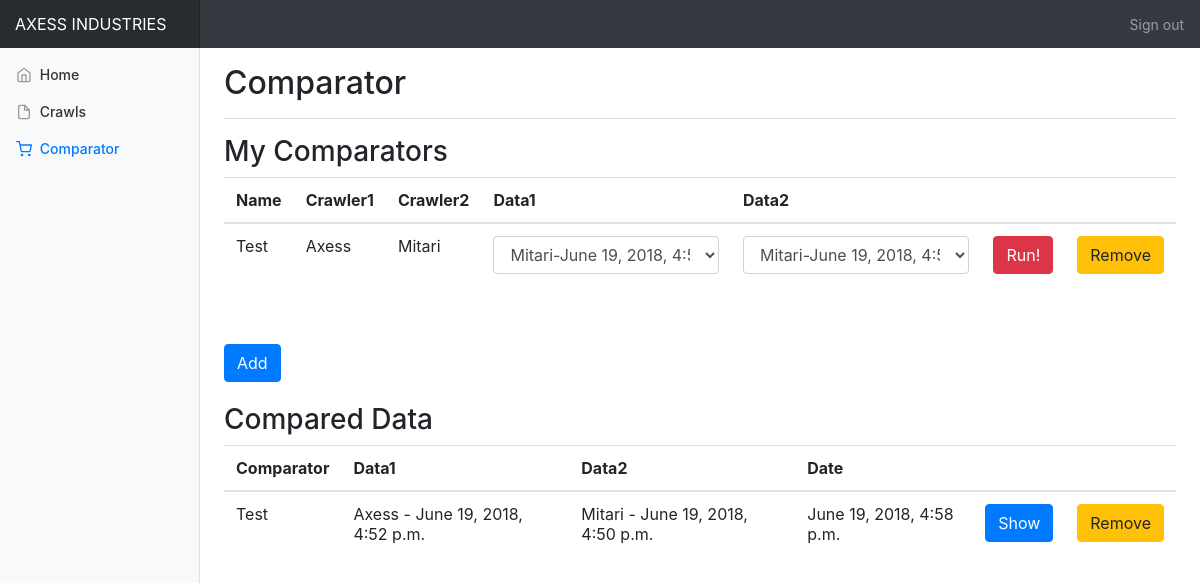
The app's page /comparatorpage/, older data.
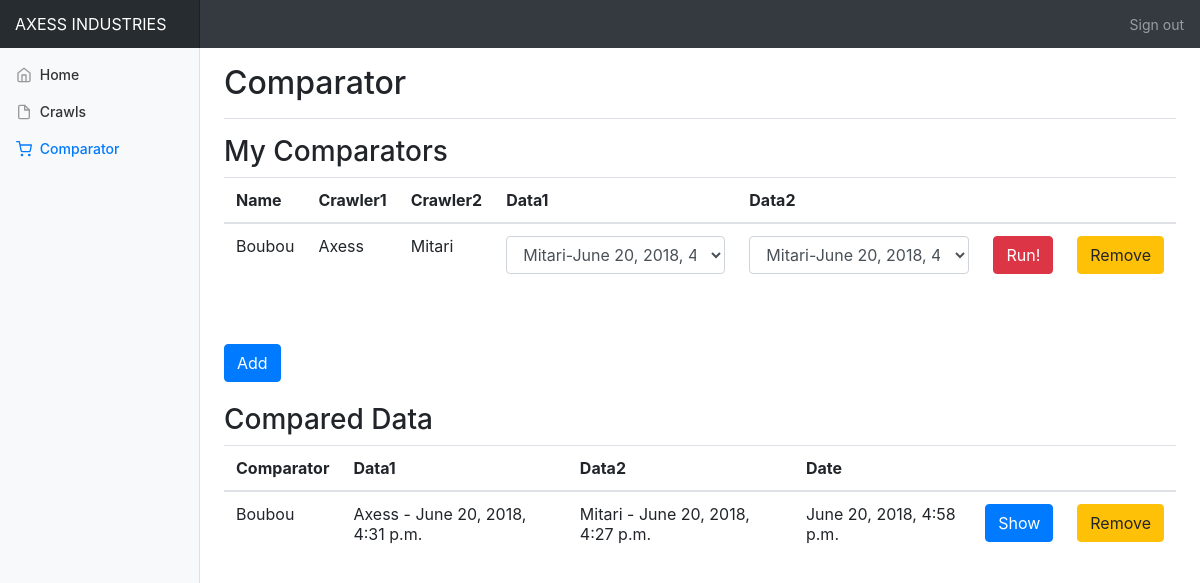
The same page, newer data.
### mainapp/models.py (models this page shows, shortened)
class Comparator(models.Model):
    name = models.TextField()
    model1 = models.ForeignKey(CrawlerModel, related_name="model1", on_delete=models.CASCADE)
    model2 = models.ForeignKey(CrawlerModel, related_name="model2", on_delete=models.CASCADE)
    fields = models.TextField()
    running = models.BooleanField(default=False)

class CrawlerModel(models.Model):
    name = models.TextField()
    url = models.TextField()
    attributesJson = models.TextField()
    running = models.BooleanField(default=False)

class ComparedData(models.Model):
    date = models.DateTimeField(default=timezone.now)
    data = models.TextField()
    comparator = models.ForeignKey(Comparator, on_delete=models.CASCADE)
    item1 = models.ForeignKey(ScrapyItem, related_name="item1", on_delete=models.CASCADE)
    item2 = models.ForeignKey(ScrapyItem, related_name="item2", on_delete=models.CASCADE)

class ScrapyItem(models.Model):
    unique_id = models.CharField(max_length=100, null=True)
    data = models.TextField()
    date = models.DateTimeField(default=timezone.now)
    crawler = models.ForeignKey(CrawlerModel, on_delete=models.CASCADE)

### mainapp/views.py (the view)
# urls.py: path('comparatorpage/', views.comparatorpage, name='comparatorpage'),
def comparatorpage(request):
    comparators = Comparator.objects.all()
    datas = ScrapyItem.objects.all()
    compared_data = ComparedData.objects.all()
    return render(request, 'mainapp/comparatorpage.html', {'datas': datas, 'comparators' : comparators, 'compared_data' : compared_data})

### templates/mainapp/comparatorpage.html (shortened to what this page needs)
{% extends 'mainapp/base_dashboard.html' %}
{% block titlebar %}
    <h1 class="h2">Comparator</h1>
{% endblock %}
{% block content %}
    <h3>My Comparators</h3>
     <table class="table">
    <thead>
      <tr>
        <th>Name</th>
        <th>Crawler1</th>
          <th>Crawler2</th>
          <th>Data1</th>
          <th>Data2</th>
          <th></th>
        <th> </th>
      </tr>
    </thead>
    <tbody>
    {% for comparator in comparators %}
        <tr>
        <td>{{ comparator.name }}</td>
        <td>{{ comparator.model1.name }}</td>
        <td>{{ comparator.model2.name }}</td>
        <form action="{% url 'mainapp:launch_comparator' %}" method="post">
        <td><select class="form-control" name="data1">
            {% for data in datas %}
                <option value="{{data.id}}">{{data.crawler.name}}-{{data.date}}</option>
            {% endfor %}
        </select></td>
        <td><select class="form-control" name="data2">
            {% for data in datas %}
                <option value="{{data.id}}">{{data.crawler.name}}-{{data.date}}</option>
            {% endfor %}
        </select></td>
        <td>{% if comparator.running == True %}Running
          {% else %}
          <input type="submit" role="button" class="btn btn-danger" value="Run!">
      {% endif %}</td>
      <td><a href="{% url 'mainapp:remove_comparator' comparator.id %}" role="button" class="btn btn-warning">Remove</a></td>
      </form>
        </tr>
    {% endfor %}
    </tbody>
  </table>
    <br><br>
   <a href="{% url 'mainapp:add_comparator_form' %}" role="button" class="btn btn-primary">Add</a>
   <br><br>
   <h3>Compared Data</h3>
     <table class="table">
    <thead>
      <tr>
        <th>Comparator</th>
        <th>Data1</th>
          <th>Data2</th>
        <th>Date</th>
        <th></th>
        <th></th>
      </tr>
    </thead>
    <tbody>
    {% for c in compared_data %}
        <tr>
        <td>{{ c.comparator.name }}</td>
        <td>{{ c.item1.crawler.name }} - {{ c.item1.date}}</td>
        <td>{{ c.item2.crawler.name }} - {{ c.item2.date}}</td>
        <td>{{c.date}}</td>
        <td><a href="{% url 'mainapp:showcomp' c.id %}" role="button" class="btn btn-primary">Show</a></td>
        <td><a href="{% url 'mainapp:removecomp' c.id %}" role="button" class="btn btn-warning">Remove</a></td>
        </tr>
    {% endfor %}
    </tbody>
  </table>
{% endblock %}

### templates/mainapp/base_dashboard.html (shortened to what this page needs)
{% load bootstrap4 %}
{% load static %}
{% bootstrap_css %}
<!doctype html>
<html lang="en">
  <head>
    <link href="{% static "style/dashboard.css" %}" rel="stylesheet">
  </head>
  <body>
    <nav class="navbar navbar-dark sticky-top bg-dark flex-md-nowrap p-0">
      <a class="navbar-brand col-sm-3 col-md-2 mr-0" href="#">AXESS INDUSTRIES</a>
      <ul class="navbar-nav px-3">
        <li class="nav-item text-nowrap">
          <a class="nav-link" href="#">Sign out</a>
        </li>
      </ul>
    </nav>
    <div class="container-fluid">
      <div class="row">
        <nav class="col-md-2 d-none d-md-block bg-light sidebar">
          <div class="sidebar-sticky">
            <ul class="nav flex-column">
              <li class="nav-item">
                <a class="nav-link {% if request.path == '/'%} active {% endif %}" href="{% url 'mainapp:index' %}">
                  <span data-feather="home"></span>
                  Home
                </a>
              </li>
              <li class="nav-item">
                <a class="nav-link {% if request.path == '/crawlpage/'%} active {% endif %}" href="{% url 'mainapp:crawlpage' %}">
                  <span data-feather="file"></span>
                  Crawls
                </a>
              </li>
              <li class="nav-item">
                <a class="nav-link {% if request.path == '/comparatorpage/'%} active {% endif %}" href="{% url 'mainapp:comparatorpage' %}">
                  <span data-feather="shopping-cart"></span>
                  Comparator
                </a>
              </li>
            </ul>
          </div>
        </nav>
      <main role="main" class="col-md-9 ml-sm-auto col-lg-10 pt-3 px-4">
      <div class="d-flex justify-content-between flex-wrap flex-md-nowrap align-items-center pb-2 mb-3 border-bottom">
          {% block titlebar %} {% endblock %}
      </div>
        {% block content %} {% endblock %}
      </main>
      </div>
    </div>
  </body>
</html>

### static/style/dashboard.css (style rules this page uses)
body { font-size: .875rem; }
.feather { width: 16px; height: 16px; vertical-align: text-bottom; }
.sidebar { position: fixed; top: 0; bottom: 0; left: 0; z-index: 100; padding: 0; box-shadow: inset -1px 0 0 rgba(0, 0, 0, .1); }
.sidebar-sticky { position: -webkit-sticky; position: sticky; top: 48px; height: calc(100vh - 48px); padding-top: .5rem; overflow-x: hidden; overflow-y: auto; }
.sidebar .nav-link { font-weight: 500; color: #333; }
.sidebar .nav-link .feather { margin-right: 4px; color: #999; }
.sidebar .nav-link.active { color: #007bff; }
.sidebar .nav-link:hover .feather, .sidebar .nav-link.active .feather { color: inherit; }
.navbar-brand { padding-top: .75rem; padding-bottom: .75rem; font-size: 1rem; background-color: rgba(0, 0, 0, .25); box-shadow: inset -1px 0 0 rgba(0, 0, 0, .25); }
.border-bottom { border-bottom: 1px solid #e5e5e5; }

Row changes from the older to the newer data that the page shows:
removed Comparator: name "Test", model1.name "Axess", model2.name "Mitari"
removed ComparedData: comparator.name "Test", item1.crawler.name "Axess", item1 "June 19, 2018, 4:52 p.m.", item2.crawler.name "Mitari", item2 "June 19, 2018, 4:50 p.m.", date "June 19, 2018, 4:58 p.m."
added Comparator: name "Boubou", model1.name "Axess", model2.name "Mitari"
added ComparedData: comparator.name "Boubou", item1.crawler.name "Axess", item1 "June 20, 2018, 4:31 p.m.", item2.crawler.name "Mitari", item2 "June 20, 2018, 4:27 p.m.", date "June 20, 2018, 4:58 p.m."
